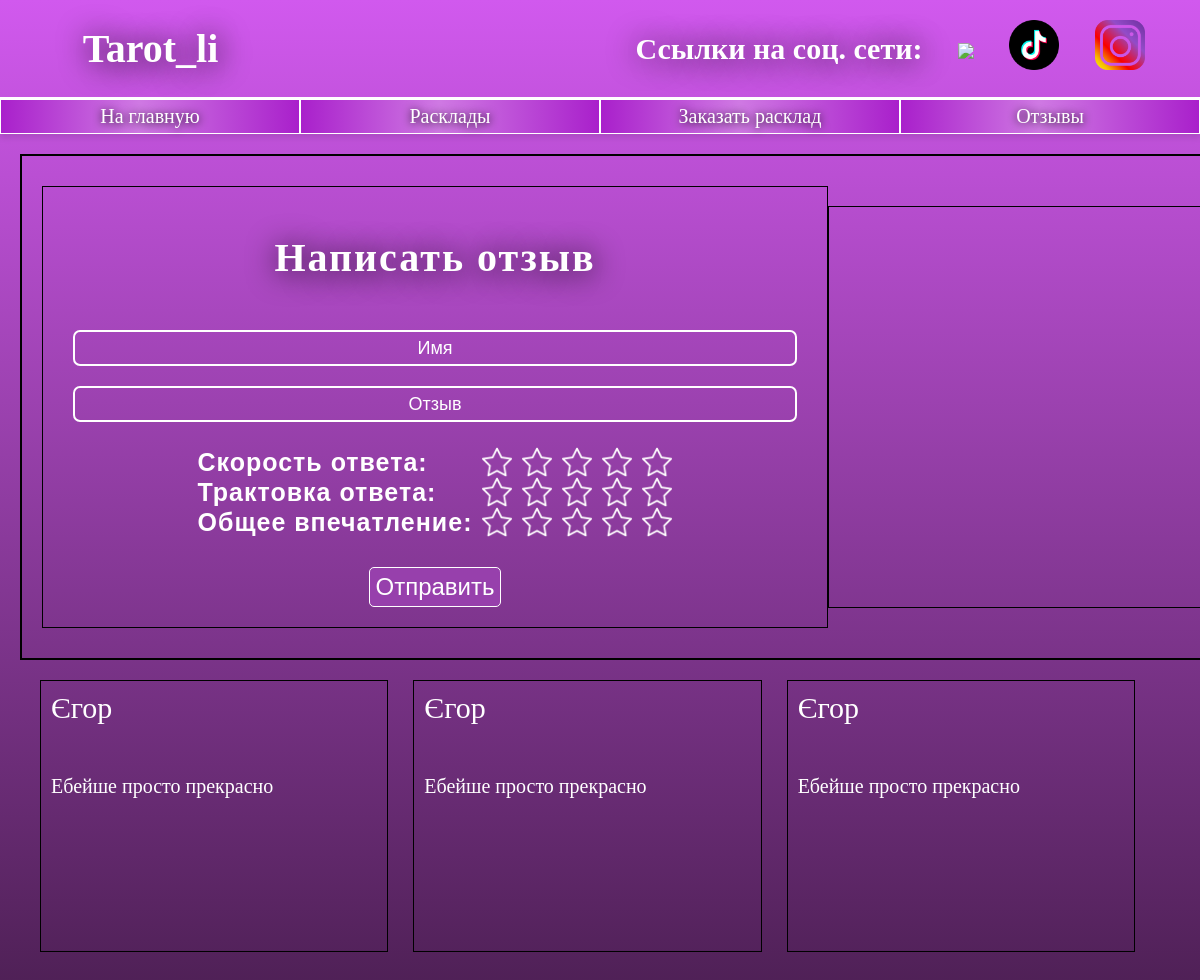
/otzuvu/, run on an earlier commit of the app's database.
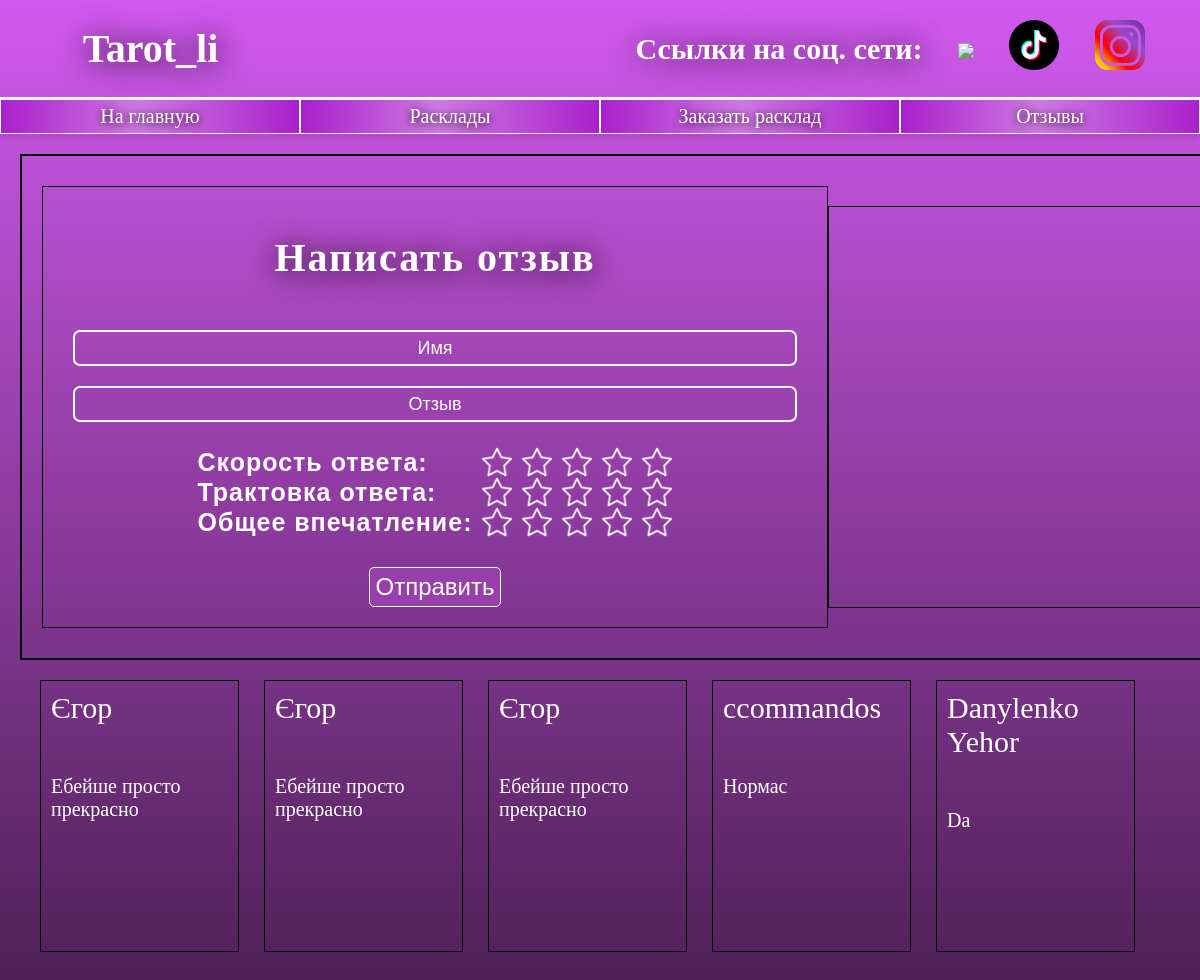
And on a later commit of the database.
### web/models.py (models this page shows, shortened)
class Otzuvu(models.Model):
    name = models.CharField('Имя пользователя', max_length= 100)
    text = models.TextField('Отзыв')
    mark_speed = models.IntegerField('Скорость ответа')
    mark_trak = models.IntegerField('Трактовка ответа')
    mark_all = models.IntegerField('Общее впечатление')

### web/views.py (the view, shortened to what this page needs)
# urls.py: path("otzuvu/", views.otzuvu, name='otzuvu'),
def otzuvu(request):
    data = Otzuvu.objects.all()
    error = ''
    form = OtzivInput(initial={"mark_speed": 1, 'mark_trak': 1, 'mark_all': 1})
    return render(request, "web/otzuvu.html", {'otzuvu': data, 'form': form, 'error': error})

### web/forms.py
class OtzivInput(ModelForm):
    class Meta:
        model = Otzuvu
        fields = ['name', 'text', 'mark_speed', 'mark_trak', 'mark_all']
        widgets = {'name': TextInput(attrs={
            'class': 'rasklad-input otzuv-input',
            'name': 'name',
            'placeholder': 'Имя'
        }),
                   'text': TextInput(attrs={
            'class': 'rasklad-input',
            'name': 'text',
            'placeholder': 'Отзыв'
        }),
                   'mark_speed': HiddenInput(attrs={
            'name': 'mark_speed',
            'class': 'mark'
        }),
                   'mark_trak': HiddenInput(attrs={
            'name': 'mark_trak',
            'class': 'mark'
        }),
                   'mark_all': HiddenInput(attrs={
            'name': 'mark_all',
            'class': 'mark'
        })}

### web/templates/web/otzuvu.html (shortened to what this page needs)
{% extends 'web/base.html' %}
{% block content %}
    <div class="main-content">
        <div class="main-top">
            <div class="otzuv-form">
                <h1>Написать отзыв</h1>
                <form method="post">
                    <div class="form-block">
                        <div class="form-input">
                            {{ form.name }}
                        </div>
                        <div class="form-input">
                            {{ form.text }}
                        </div>
                        <div class="marks">
                            <div><label>Скорость ответа: </label>
                                <div>
                                    <span class="star"></span>
                                    <span class="star"></span>
                                    <span class="star"></span>
                                    <span class="star"></span>
                                    <span class="star"></span>
                                </div>
                            </div>{{ otzuv.mark_speed }}
                            <div><label>Трактовка ответа: </label>
                                <div>
                                    <span class="star"></span>
                                    <span class="star"></span>
                                    <span class="star"></span>
                                    <span class="star"></span>
                                    <span class="star"></span>
                                </div>
                            </div>{{ otzuv.mark_trak }}
                            <div><label>Общее впечатление: </label>
                                <div>
                                    <span class="star"></span>
                                    <span class="star"></span>
                                    <span class="star"></span>
                                    <span class="star"></span>
                                    <span class="star"></span>
                                </div>
                            </div>{{ otzuv.mark_all }}
                        </div>
                        <button class="form-button" type="submit">Отправить</button>
                    </div>
                </form>
            </div>
            <div class="rating"></div>
        </div>
    </div>
    <div class="otzuvu-spisok">
        {% for otzuv in otzuvu %}
            <div class="otzuv-karta">
                <div class="name-mark">
                    <div>{{ otzuv.name }}</div>
                </div>
                <div class="otzuv-text">
                    <div>{{ otzuv.text }}</div>
                </div>
            </div>
        {% endfor %}
    </div>
{% endblock %}

What changed in the data, as far as the page shows it:
added Otzuvu: name "ccommandos", text "Нормас"
added Otzuvu: name "Danylenko Yehor", text "Da"
